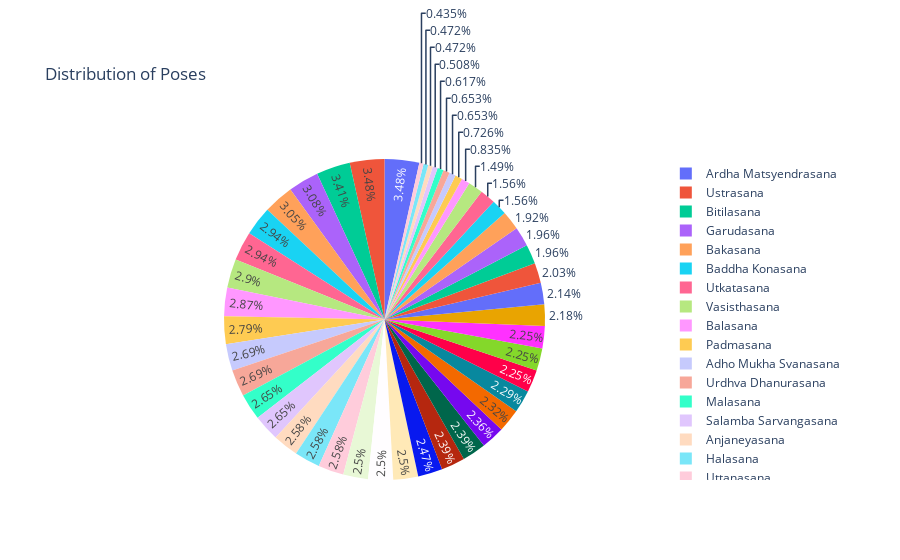

This figure's notebook cell:
### Code cell
# Visualizing it via Graphs
class_names = sorted(os.listdir(image_path))
class_distribution = [len(os.listdir(image_path + f"/{name}")) for name in class_names]

# Plot the pie chart
pi_figure = px.pie(names=class_names, values = class_distribution, title='Distribution of Poses')
pi_figure.show()

### Figure 1 — Plotly figure (JSON) as saved in the notebook; plotly's stock layout.template omitted (floating-point values rounded to 4 significant figures)
{"data": [{"domain": {"x": [0, 1], "y": [0, 1]}, "hovertemplate": "label=%{label}<br>value=%{value}<extra></extra>", "labels": ["Adho Mukha Svanasana", "Adho Mukha Vrksasana", "Alanasana", "Anjaneyasana", "Ardha Chandrasana", "Ardha Matsyendrasana", "Ardha Navasana", "Ardha Pincha Mayurasana", "Ashta Chandrasana", "Baddha Konasana", "Bakasana", "Balasana", "Bitilasana", "Camatkarasana", "Dhanurasana", "Eka Pada Rajakapotasana", "Garudasana", "Halasana", "Hanumanasana", "Malasana", "Marjaryasana", "Navasana", "Padmasana", "Parsva Virabhadrasana", "Parsvottanasana", "Paschimottanasana", "Phalakasana", "Pincha Mayurasana", "Salamba Bhujangasana", "Salamba Sarvangasana", "Setu Bandha Sarvangasana", "Sivasana", "Supta Kapotasana", "Trikonasana", "Upavistha Konasana", "Urdhva Dhanurasana", "Urdhva Mukha Svsnssana", "Ustrasana", "Utkatasana", "Uttanasana", "Utthita Hasta Padangusthasana", "Utthita Parsvakonasana", "Vasisthasana", "Virabhadrasana One", "Virabhadrasana Three", "Virabhadrasana Two", "Vrksasana"], "legendgroup": "", "name": "", "showlegend": true, "type": "pie", "values": [74, 65, 18, 71, 59, 96, 13, 54, 12, 81, 84, 79, 94, 62, 54, 53, 85, 71, 41, 73, 56, 18, 77, 14, 43, 62, 66, 43, 62, 73, 66, 20, 13, 23, 17, 74, 69, 96, 81, 71, 64, 69, 80, 63, 69, 60, 68]}], "layout": {"legend": {"tracegroupgap": 0}, "title": {"text": "Distribution of Poses"}}}
